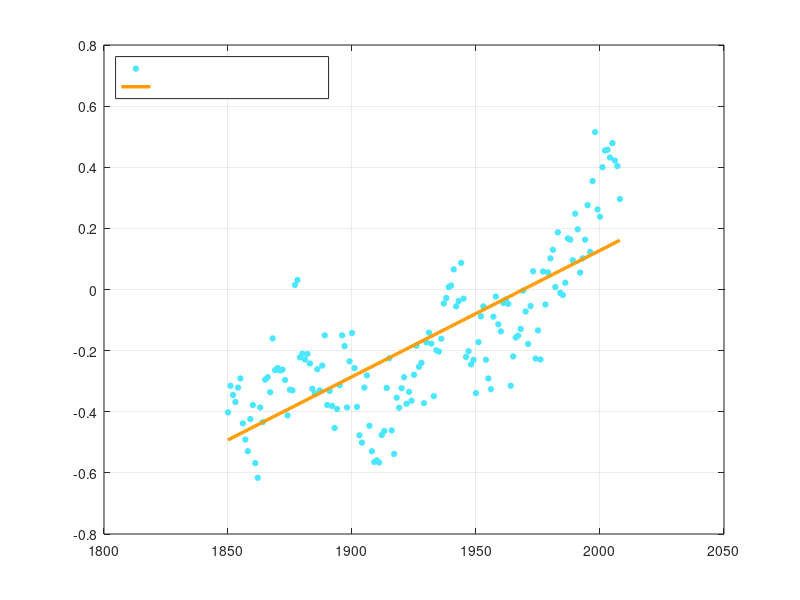
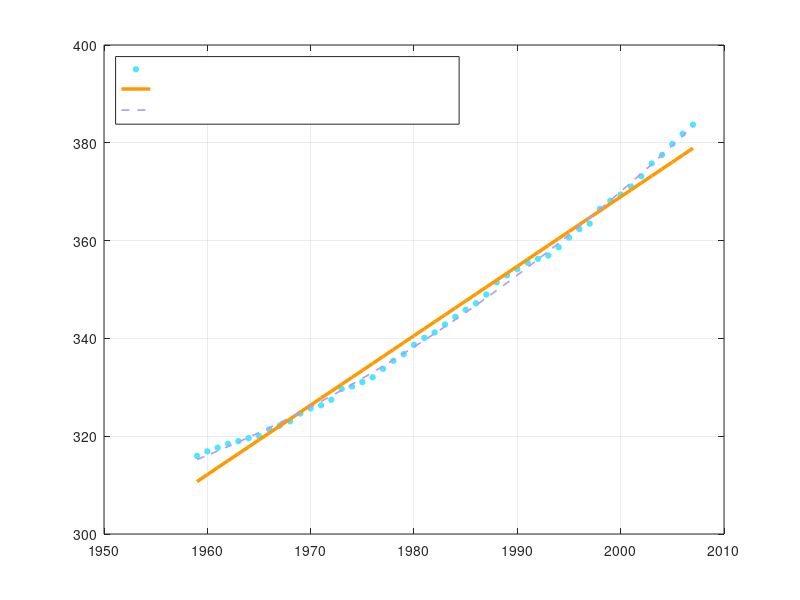

Here is the MATLAB script that generated these plots, in order: (Note: this script raises an error after producing the figures.)
% Temperature vs Year (Table 1.7)

t = (1850:2008)';

Temp = [
-0.402; -0.315; -0.345; -0.368; -0.321; -0.291; -0.438; -0.491; -0.529; -0.424;
-0.378; -0.568; -0.616; -0.386; -0.434; -0.295; -0.287; -0.336; -0.16; -0.264;
-0.257; -0.265; -0.262; -0.296; -0.412; -0.328; -0.33; 0.015; 0.031; -0.222;
-0.21; -0.229; -0.211; -0.242; -0.325; -0.34; -0.261; -0.33; -0.249; -0.15;
-0.378; -0.332; -0.381; -0.453; -0.391; -0.313; -0.15; -0.185; -0.386; -0.235;
-0.142; -0.257; -0.384; -0.477; -0.501; -0.321; -0.281; -0.446; -0.529; -0.564;
-0.559; -0.566; -0.476; -0.463; -0.322; -0.225; -0.461; -0.538; -0.354; -0.387;
-0.323; -0.287; -0.374; -0.335; -0.364; -0.279; -0.184; -0.253; -0.24; -0.372;
-0.173; -0.141; -0.177; -0.349; -0.199; -0.203; -0.161; -0.046; -0.028; 0.008;
0.013; 0.066; -0.055; -0.038; 0.087; -0.03; -0.221; -0.202; -0.245; -0.23;
-0.339; -0.172; -0.088; -0.055; -0.23; -0.291; -0.326; -0.089; -0.023; -0.114;
-0.137; -0.044; -0.033; -0.047; -0.315; -0.219; -0.157; -0.151; -0.129; -0.004;
-0.072; -0.178; -0.054; 0.06; -0.226; -0.134; -0.229; 0.059; -0.049; 0.056;
0.102; 0.13; 0.008; 0.187; -0.011; -0.018; 0.022; 0.167; 0.163; 0.096;
0.248; 0.197; 0.055; 0.102; 0.163; 0.276; 0.123; 0.355; 0.515; 0.262;
0.238; 0.4; 0.455; 0.457; 0.432; 0.479; 0.422; 0.404; 0.296
];

% Linear Best-Fit
p = polyfit(t, Temp, 1);
Temp_fit = polyval(p, t);

% Linear Fit Equation
eqn = sprintf('Linear Fit: T = %.4f t %+ .4f', p(1), p(2));

% Correlation Coefficient
cov_matrix_temp = cov(t, Temp);        % 2x2 covariance matrix
r_temp = cov_matrix_temp(1,2) / sqrt(cov_matrix_temp(1,1) * cov_matrix_temp(2,2));

% Plot Temperature
figure
set(gcf,'Color','k')
ax = gca;
set(ax,'Color','k','XColor','w','YColor','w')

plot(t, Temp, 'o', ...
    'Color', [0.3 0.9 1], ...
    'MarkerFaceColor', [0.3 0.9 1], ...
    'MarkerSize', 4, ...
    'DisplayName', 'Measured Data')
hold on
plot(t, Temp_fit, '-', ...
    'LineWidth', 2.5, ...
    'Color', [1 0.6 0], ...
    'DisplayName', eqn)

xlabel('Year','Color','w')
ylabel('Temperature Change','Color','w')
legend('TextColor','w','Location','northwest')
grid on
set(gca,'GridColor',[0.5 0.5 0.5])

% CO2 vs Year (Table 1.8)
t2 = (1959:2007)';

CO2 = [
315.98; 316.91; 317.64; 318.45; 318.99; 319.62; 320.04; 321.38; 322.16; 323.04;
324.62; 325.68; 326.32; 327.45; 329.68; 330.17; 331.08; 332.05; 333.78; 335.41;
336.78; 338.68; 340.11; 341.22; 342.84; 344.41; 345.87; 347.19; 348.98; 351.45;
352.90; 354.16; 355.48; 356.27; 356.95; 358.64; 360.62; 362.36; 363.47; 366.50;
368.14; 369.40; 371.07; 373.17; 375.78; 377.52; 379.76; 381.85; 383.71
];

% Linear and Quadratic Fits
p_lin = polyfit(t2, CO2, 1);
CO2_lin = polyval(p_lin, t2);

p_quad = polyfit(t2, CO2, 2);
CO2_quad = polyval(p_quad, t2);

% Equations
eqn_lin  = sprintf('Linear Fit: CO_2 = %.4f t %+ .2f', p_lin(1), p_lin(2));
eqn_quad = sprintf('Quadratic Fit: CO_2 = %.6f t^2 %+ .4f t %+ .2f', ...
                   p_quad(1), p_quad(2), p_quad(3));

% Correlation Coefficient
cov_matrix_CO2 = cov(t2, CO2);         % 2x2 covariance matrix
r_CO2 = cov_matrix_CO2(1,2) / sqrt(cov_matrix_CO2(1,1) * cov_matrix_CO2(2,2));

% Plot CO2
figure
set(gcf,'Color','k')
ax = gca;
set(ax,'Color','k','XColor','w','YColor','w')

plot(t2, CO2, 'o', ...
    'Color', [0.3 0.9 1], ...
    'MarkerFaceColor', [0.3 0.9 1], ...
    'MarkerSize', 4, ...
    'DisplayName', 'Measured CO_2')
hold on
plot(t2, CO2_lin, '-', ...
    'LineWidth', 2.5, ...
    'Color', [1 0.6 0], ...
    'DisplayName', eqn_lin)
plot(t2, CO2_quad, '--', ...
    'LineWidth', 1.2, ...
    'Color', [0.7 0.6 1], ...
    'DisplayName', eqn_quad)

xlabel('Year','Color','w')
ylabel('CO_2 Concentration (ppm)','Color','w')
legend('TextColor','w','Location','northwest')
grid on
set(gca,'GridColor',[0.5 0.5 0.5])

% Correlation Coefficients Table
corr_fig = figure('Color','k','Name','Correlation Coefficients');

t_fig = uitable('Data', [r_temp; r_CO2], ...
                'RowName', {'Temperature','CO_2'}, ...
                'ColumnName', {'Correlation r'}, ...
                'ColumnWidth',{150}, ...
                'Units','normalized', ...
                'Position',[0 0 1 1]);

t_fig.BackgroundColor = [0.1 0.1 0.1; 0.2 0.2 0.2];  % alternating dark gray rows
t_fig.ForegroundColor = [1 1 1];                     % white text
t_fig.FontSize = 14;
